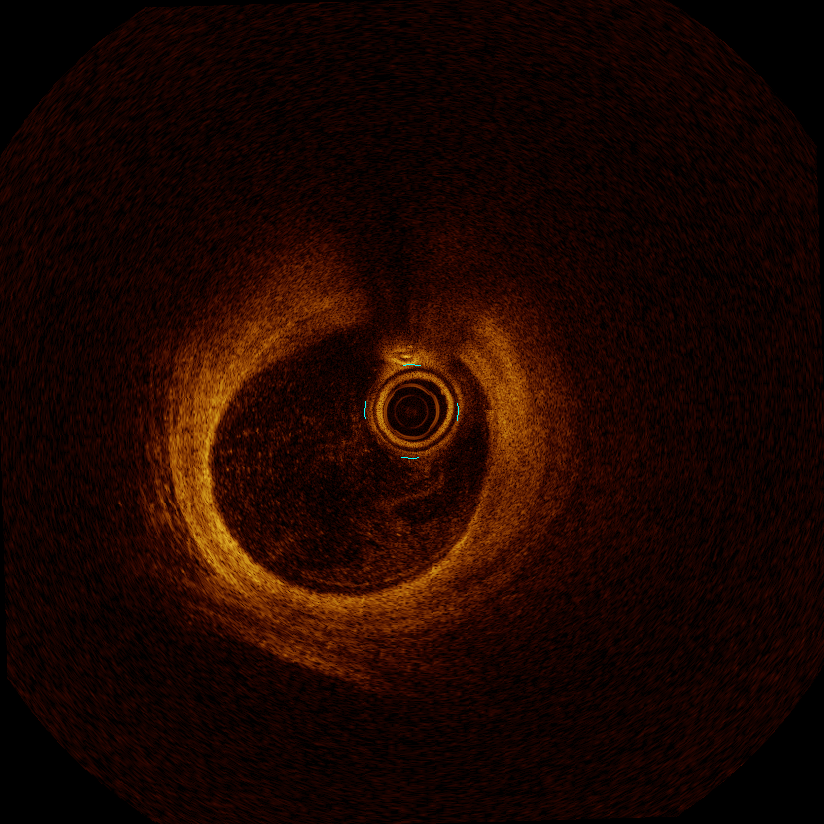
#> input picture temp/my_rotated_images/rotated_image_3.png, 824 x 824 px, found by its file name
$ python shadow_detection_canny.py
#> lines starting #> are read from the running program, lines starting #| are printed output that depends on the picture; pictures that were not available may be replaced by others from this repository, and a replacement may not be noted
from PIL import Image, ImageChops
import numpy as np
import math
import matplotlib.pyplot as plt

def rmsdiff(x, y):
  """Calculates the root mean square error (RSME) between two images"""
  errors = np.asarray(ImageChops.difference(x, y)) / 255
  return math.sqrt(np.mean(np.square(errors)))


im1 = Image.open('C:/Users/JL/Code/ArCoMo_DigitalModel_Workflow/temp/my_rotated_images/rotated_image_3.png')
#> im1 is the input picture: PIL image 824x824 RGB; mean R, G, B 28.1, 6.5, 0.4

im2 = Image.open('C:/Users/JL/Code/ArCoMo_DigitalModel_Workflow/temp/my_rotated_images/rotated_image_8.png')
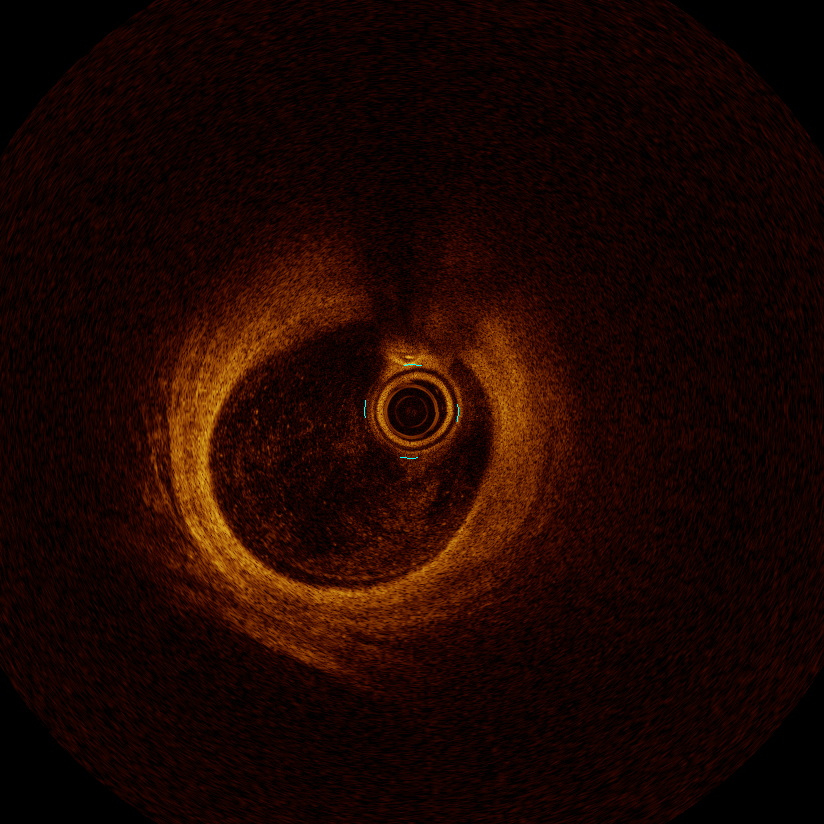
#> input picture temp/my_rotated_images/rotated_image_2.png, 824 x 824 px, given in place of rotated_image_8.png, which was not available
#> im2 is the input picture: PIL image 824x824 RGB; mean R, G, B 28.4, 6.5, 0.4
print(im1)
#| <PIL.PngImagePlugin.PngImageFile image mode=RGB size=824x824 at 0x7FEB24038BD0>

mse = []
for i in range(-50, 50):
  im2_rot = im2.rotate(i/10)
  mse.append(rmsdiff(im1,im2_rot))
#> this loop made 100 passes
#> pass 1, `im2_rot = im2.rotate(i/10)`:
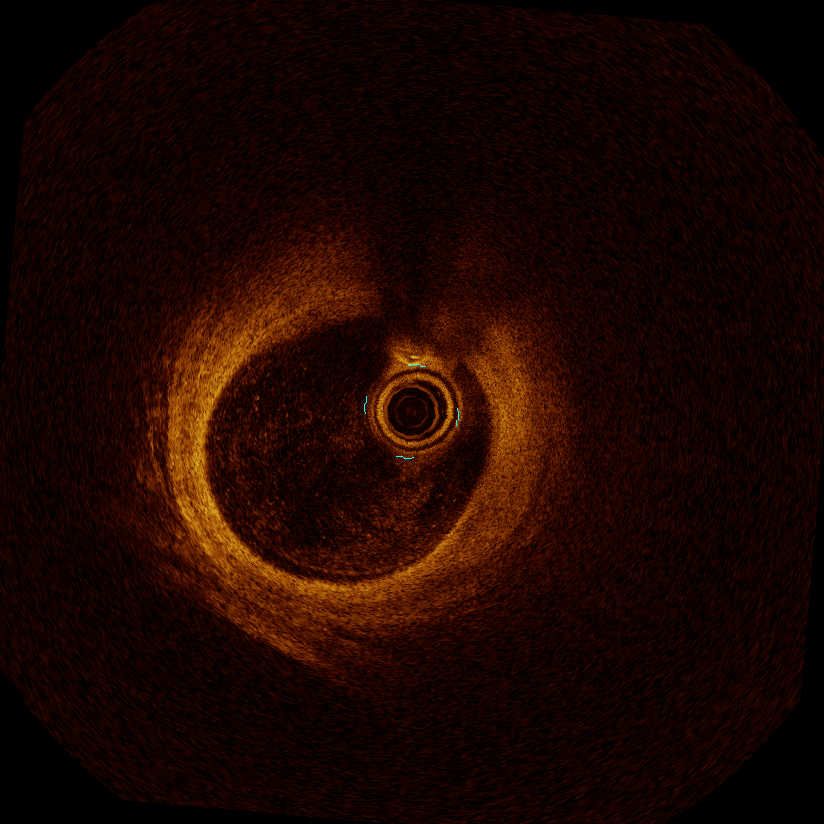
#> im2_rot: PIL image 824x824 RGB; mean R, G, B 28.1, 6.5, 0.4
#> pass 1, in rmsdiff, `errors = np.asarray(ImageChops.difference(x, y)) / 255`:
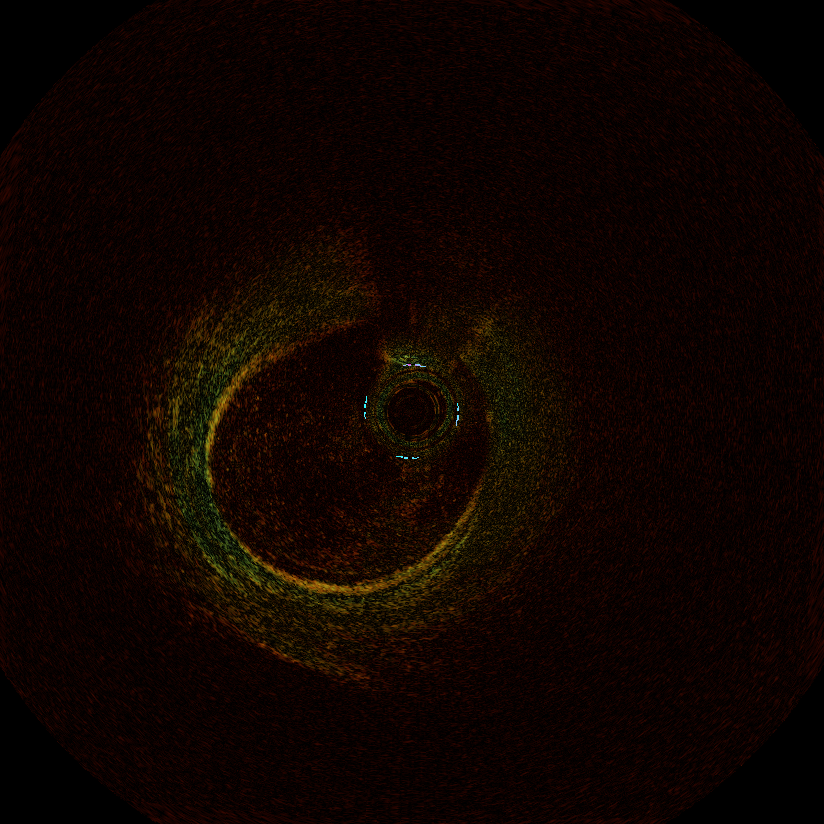
#> errors: shape (824, 824, 3) float64; mean R, G, B 0.0589, 0.0166, 0.00133
#> after the loop, mse = 100 values, max 0.0558 at index 0, min 0.047 at index 80, mean 0.0501

print((mse.index(min(mse))-50)/10)
#| 3.0
plt.plot(mse)
plt.show()
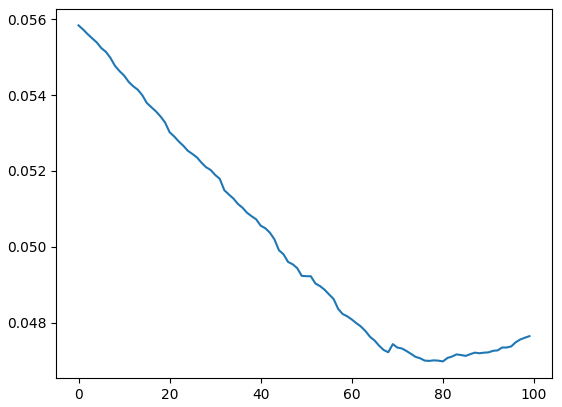
#> figure drawn by matplotlib, 1 panel; curve peaks at x = 0, y = 0.0558
